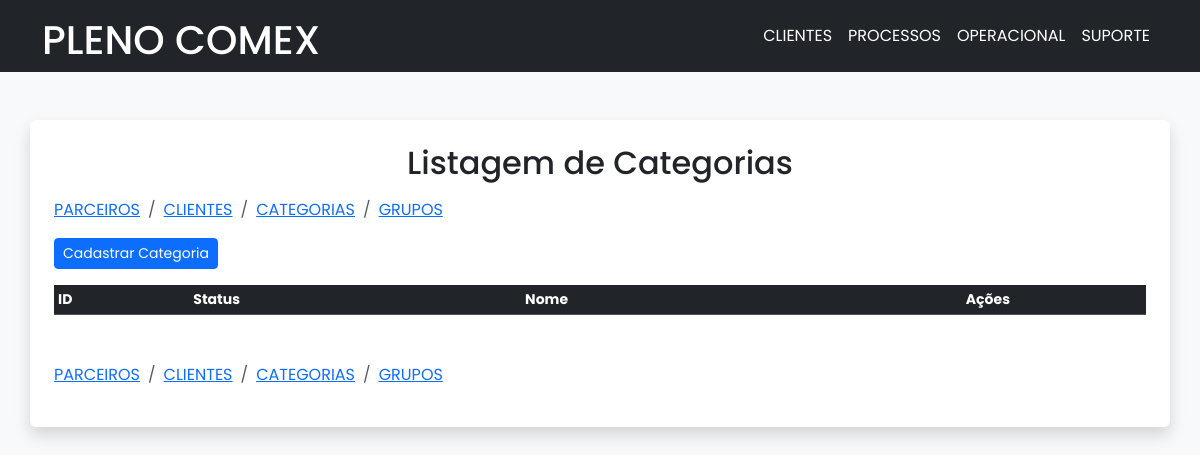
Before: /categorias/ with the older database file.
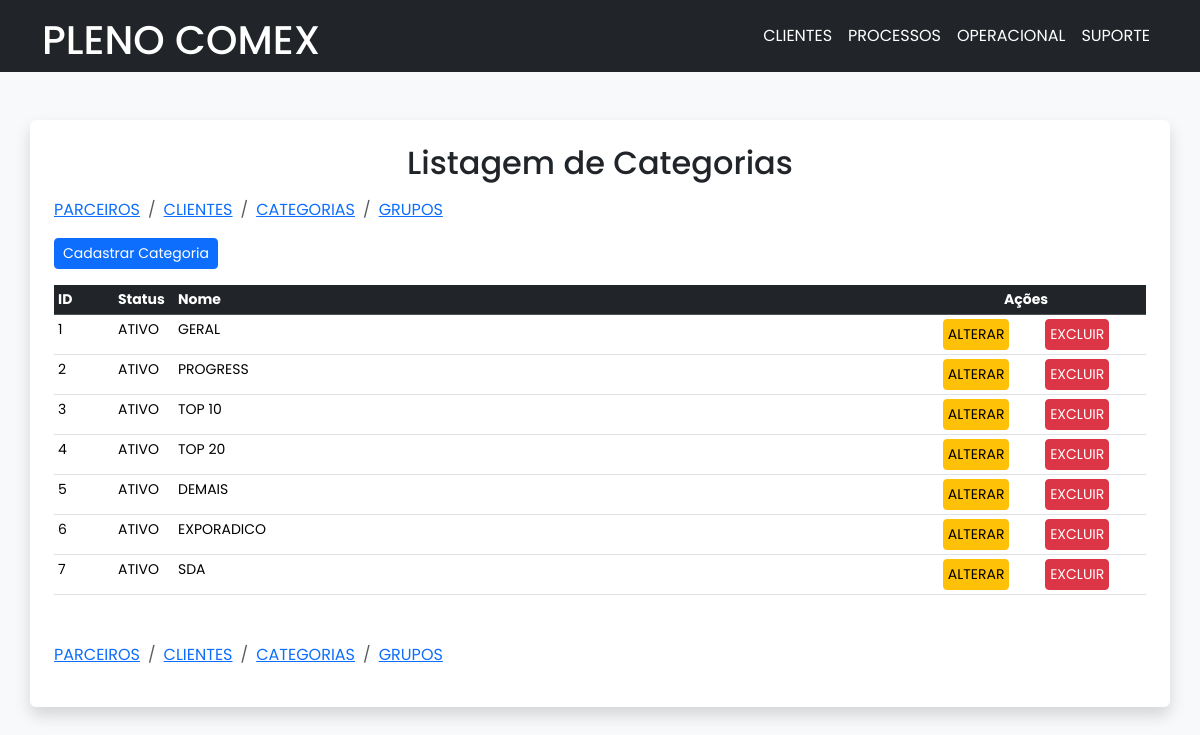
After: the same page with the newer database file.
### operacional/models.py (models this page shows, shortened)
class Teste1Categoria(models.Model):
    STATUS_CHOICES = [
        ('A', 'ATIVO'),
        ('I', 'INATIVO'),
    ]
    nome = models.CharField(max_length=100)
    status = models.CharField(
        max_length=2, choices=STATUS_CHOICES)

### operacional/views.py (the view, shortened to what this page needs)
# urls.py: path('categorias/', CategoriaView.as_view(), name='categorias'),
class CategoriaView(View):
    template_name = 'clientes/categorias_list.html'
    def get(self, request):
        title = 'CATEGORIAS'
        categorias = Teste1Categoria.objects.all()
        form = CategoriaForm()
        return render(request, CategoriaView.template_name, {
            'title': title,
            'categorias': categorias,
            'form': form
        })

### operacional/templates/clientes/categorias_list.html (shortened to what this page needs)
{% extends 'base.html' %}
{% load static %}
{% block body %}
<main class="container p-4 rounded shadow bg-white my-5">
    <h2 class="text-center mb-3">Listagem de Categorias</h2>
    {% include 'clientes/_breadcrumb_clientes.html' %}
    <button class="btn btn-primary btn-sm mb-3" data-toggle="modal" data-target="#createModal">Cadastrar Categoria</button>
    <table class="table table-responsive table-hover table-sm">
        <thead class="table-dark">
            <tr class="small">
                <th>ID</th>
                <th>Status</th>
                <th>Nome</th>
                <th class="text-center">Ações</th>
            </tr>
        </thead>
        <tbody class="table-sm">
            {% for categoria in categorias %}
            <tr class="small">
                <td style="width:60px">{{ categoria.id }}</td>
                <td style="width:60px">{{ categoria.get_status_display }}</td>
                <td>{{ categoria.nome }}</td>
                <td style="width:240px" class="text-center">
                    <a href="" data-bs-toggle="modal" data-bs-target="#updateModal_{{ categoria.id }}" class="btn btn-sm btn-warning btn-sm mx-3">ALTERAR</a>
                    <a href="" data-bs-toggle="modal" data-bs-target="#deletModal_{{ categoria.id }}" class="btn btn-sm btn-danger btn-sm mx-3">EXCLUIR</a>
                </td>
            </tr>
            {% endfor %}
        </tbody>
    </table>
    {% include 'clientes/_breadcrumb_clientes.html' %}
</main>
{% endblock %}

### operacional/templates/base.html (shortened to what this page needs)
{% load static %}
<!DOCTYPE html>
<html lang="pt-br">
<head>
    <link rel="stylesheet" href="https://cdnjs.cloudflare.com/ajax/libs/font-awesome/6.4.0/css/all.min.css"
 />
    <link href="https://cdn.jsdelivr.net/npm/bootstrap@5.3.3/dist/css/bootstrap.min.css" rel="stylesheet"
>
    <link href='{% static "/css/main.css" %}' rel='stylesheet' type='text/css'>
</head>
<body class="bg-light">
    {% include '_navbar.html' %}
    <main class="">
        {% block body %}
        {% endblock %}
    </main>
</body>
</html>

### operacional/templates/_navbar.html
{% load static %}
<header class="navbar-dark bg-dark">
    <div class="container text-white">
        <h4 class="logo mt-3"><a class="nav-link" href="{% url 'homepage' %}">PLENO COMEX</a></h4>
        <nav class="menu navbar">
            <a class="nav-item px-2" href="{% url 'clientes' %}">CLIENTES</a>
            <a class="nav-item px-2" href="{% url 'processos' %}">PROCESSOS</a>
            <a class="nav-item px-2" href="{% url 'operacional' %}">OPERACIONAL</a>
            <a class="nav-item px-2" href="{% url 'suporte' %}">SUPORTE</a>
        </nav>
    </div>
</header>

### operacional/templates/clientes/_breadcrumb_clientes.html
<nav aria-label="breadcrumb">
    <ol class="breadcrumb">
        <li class="breadcrumb-item"><a href="{% url 'parceiros' %}">PARCEIROS</a></li>
        <li class="breadcrumb-item"><a href="{% url 'clientes' %}">CLIENTES</a></li>
        <li class="breadcrumb-item"><a href="{% url 'categorias' %}">CATEGORIAS</a></li>
        <li class="breadcrumb-item"><a href="{% url 'grupos' %}">GRUPOS</a></li>
    </ol>
</nav>

### static/css/main.css (style rules this page uses)
header .container { display: flex; flex-direction: row; align-items: center; justify-content: space-between; }
header .logo { color: var(--vermelho); font-family: 'Arial Black', Times; font-size: 2.5rem; }
header nav a { text-decoration: none; color: var(--cinza); }

### operacional/templates/base.html (style rules this page uses)
* { font-family: 'Poppins', sans-serif; }

Changed rows visible on the page:
added Teste1Categoria: id "1", status "ATIVO", nome "GERAL"
added Teste1Categoria: id "2", status "ATIVO", nome "PROGRESS"
added Teste1Categoria: id "3", status "ATIVO", nome "TOP 10"
added Teste1Categoria: id "4", status "ATIVO", nome "TOP 20"
added Teste1Categoria: id "5", status "ATIVO", nome "DEMAIS"
added Teste1Categoria: id "6", status "ATIVO", nome "EXPORADICO"
added Teste1Categoria: id "7", status "ATIVO", nome "SDA"
